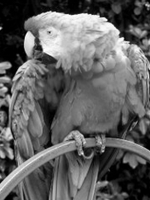
%> input picture black.png, 150 x 200 px
$ octave onesixLBP.m   (GNU Octave 9; MATLAB toolbox functions it lacks are replaced by stand-ins)
%> lines starting %> are read from the running program, lines starting %| are printed output that depends on the picture
addpath('C:\matlab');
ip=imread('black.png');
%> ip is the input picture: size 200x150 uint8; min 0, max 255, mean 97
[ipx, ipy]=size(ip);
%> ipx = 200; ipy = 150
t1=2;
t2=5;
ipx=ipx-2;
%> ipx = 198
ipy=ipy-2;
%> ipy = 148
c1=[];
c2=[];
m1=[];
imy=0;
imx=0;
for ii=3:3:ipx
    imx=imx+1;
    imy=0;
  for jj=3:3:ipy
      imy=imy+1;
  ic=ip(ii,jj);
    for a=(ii-2):(ii+2);
        for b=(jj-2):(jj+2);

         if(ip(a,b)>=ic+t2)
                d=2;
         elseif(ic+t1<=ip(a,b)&&ip(a,b)<ic+t2)
                d=1;
         elseif(ic-t1<=ip(a,b)&&ip(a,b)<ic+t1)
                d=0;
         elseif(ic-t2<=ip(a,b)&&ip(a,b)<ic-t1)
                d=-1;
              else
                d=-2;
         end

         m1(a,b)=d;
         %M1(ii,jj)=d;

        if(m1(a,b)==2)
         c1(a,b)=1;
         else c1(a,b)=0;
        end

         if(m1(a,b)==1)
         c2(a,b)=1;
         else c2(a,b)=0;
        end

        if(m1(a,b)==-1)
         c3(a,b)=1;
         else c3(a,b)=0;
        end

        if(m1(a,b)==-2)
         c4(a,b)=1;
         else c4(a,b)=0;
        end


        end
    end
            y1 = sprintf('%d%d%d%d%d%d%d%d%d%d%d%d%d%d%d%d',c1(ii-2,jj-2),c1(ii-2,jj-1),c1(ii-2,jj),c1(ii-2,jj+1),c1(ii-2,jj+2),c1(ii-1,jj+2),c1(ii,jj+2),c1(ii+1,jj+2),c1(ii+2,jj+2),c1(ii+2,jj+1),c1(ii+2,jj),c1(ii+2,jj-1),c1(ii+2,jj-2),c1(ii+1,jj-2),c1(ii,jj-2),c1(ii-1,jj-2));
               v1(imx,imy)=bin2dec(y1);
               bin2dec(y1)
               y1
               y2 = sprintf('%d%d%d%d%d%d%d%d%d%d%d%d%d%d%d%d',c2(ii-2,jj-2),c2(ii-2,jj-1),c2(ii-2,jj),c2(ii-2,jj+1),c2(ii-2,jj+2),c2(ii-1,jj+2),c2(ii,jj+2),c2(ii+1,jj+2),c2(ii+2,jj+2),c2(ii+2,jj+1),c2(ii+2,jj),c2(ii+2,jj-1),c2(ii+2,jj-2),c2(ii+1,jj-2),c2(ii,jj-2),c2(ii-1,jj-2));
               v2(imx,imy)=bin2dec(y2);

                y3 = sprintf('%d%d%d%d%d%d%d%d%d%d%d%d%d%d%d%d',c3(ii-2,jj-2),c3(ii-2,jj-1),c3(ii-2,jj),c3(ii-2,jj+1),c3(ii-2,jj+2),c3(ii-1,jj+2),c3(ii,jj+2),c3(ii+1,jj+2),c3(ii+2,jj+2),c3(ii+2,jj+1),c3(ii+2,jj),c3(ii+2,jj-1),c3(ii+2,jj-2),c3(ii+1,jj-2),c3(ii,jj-2),c3(ii-1,jj-2));
               v3(imx,imy)=bin2dec(y3);

                y4 = sprintf('%d%d%d%d%d%d%d%d%d%d%d%d%d%d%d%d',c4(ii-2,jj-2),c4(ii-2,jj-1),c4(ii-2,jj),c4(ii-2,jj+1),c4(ii-2,jj+2),c4(ii-1,jj+2),c4(ii,jj+2),c4(ii+1,jj+2),c4(ii+2,jj+2),c4(ii+2,jj+1),c4(ii+2,jj),c4(ii+2,jj-1),c4(ii+2,jj-2),c4(ii+1,jj-2),c4(ii,jj-2),c4(ii-1,jj-2));
               v4(imx,imy)=bin2dec(y4);
              % c2=v1;
  end
end
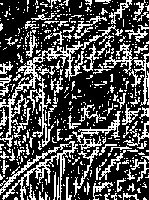
%> c1: size 200x149 double; values 0 (black) and 1 (white), 31.6% white in thin lines or dots
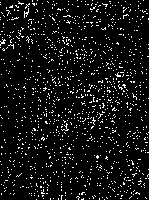
%> c2: size 200x149 double; values 0 (black) and 1 (white), 7.4% white in thin lines or dots
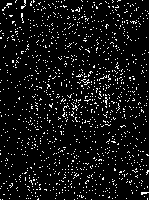
%> c3: size 200x149 double; values 0 (black) and 1 (white), 7.3% white in thin lines or dots
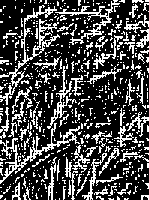
%> c4: size 200x149 double; values 0 (black) and 1 (white), 28.2% white in thin lines or dots
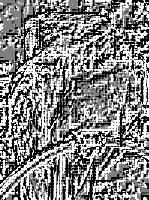
%> m1: size 200x149 double; min -2, max 2, mean 0.0689; drawn with min black and max white
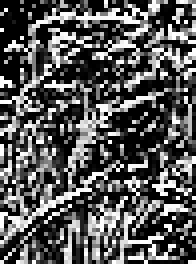
%> v4: size 66x49 double (shown 4 times larger); min 0, max 65535, mean 22635.5; drawn with min black and max white
%> after the loop, d = -2; imx = 66
figure('Name','Code1');
hist(v1);
%> figure, not shown here; tallest bar 33 high, from x = 1179.6 to 1265.2; tallest bar 27 high, from x = 1265.2 to 1350.8; tallest bar 27 high, from x = 1350.8 to 1436.4; tallest bar 27 high, from x = 1436.4 to 1522

figure('Name','Code2');
hist(v2);
%> figure, not shown here; tallest bar 59 high, from x = 1143 to 1225.9; tallest bar 56 high, from x = 1225.9 to 1308.9; tallest bar 57 high, from x = 1308.9 to 1391.8; tallest bar 58 high, from x = 1391.8 to 1474.8

figure('Name','Code3');
hist(v3);
%> figure, not shown here; tallest bar 57 high, from x = 1177.9 to 1263.4; tallest bar 55 high, from x = 1263.4 to 1348.9; tallest bar 59 high, from x = 1348.9 to 1434.4; tallest bar 61 high, from x = 1434.4 to 1519.8

figure('Name','Code4');
hist(v4);
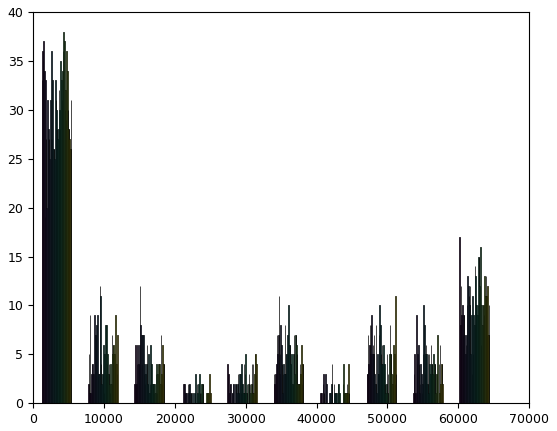
%> figure redrawn from the program's plot data; tallest bar 33 high, from x = 1179.6 to 1265.2; tallest bar 36 high, from x = 1265.2 to 1350.8; tallest bar 35 high, from x = 1350.8 to 1436.4; tallest bar 37 high, from x = 1436.4 to 1522
